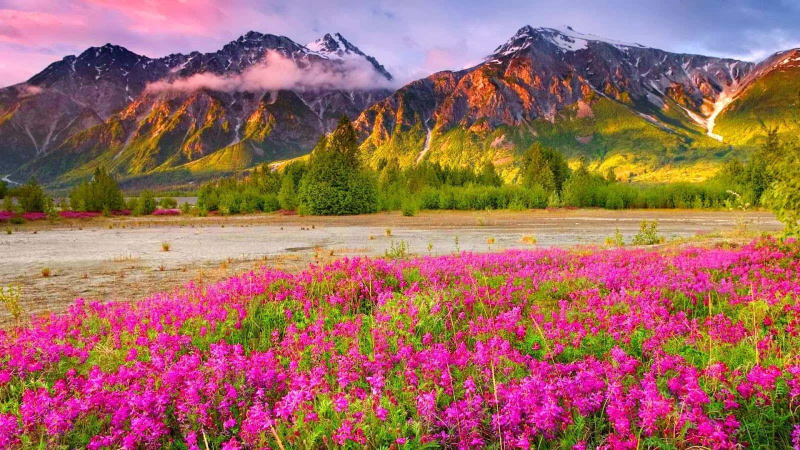
#> input picture Algorithms/10.Dominant_Color_Extraction/data/scene.jpeg, 1600 x 900 px (shown at 1/2 size)
$ jupyter execute Image_Segmentation_Using_KMeans.ipynb
#> lines starting #> are read from the running program, lines starting #| are printed output that depends on the picture
[cell 1]
# Basic segmentation based upon similar color regions
# Segmentation partition an image into regions having similar visual appearance corresponding to parts of objects

[cell 2]
import matplotlib.pyplot as plt
import cv2
from sklearn.cluster import KMeans
import numpy as np

[cell 3]
img=cv2.imread('./data/scene.jpeg');
#> img is the input picture: shape (900, 1600, 3); mean B, G, R 96.8, 107, 158.3
img=cv2.cvtColor(img,cv2.COLOR_BGR2RGB)
img=cv2.resize(img,(600,400))
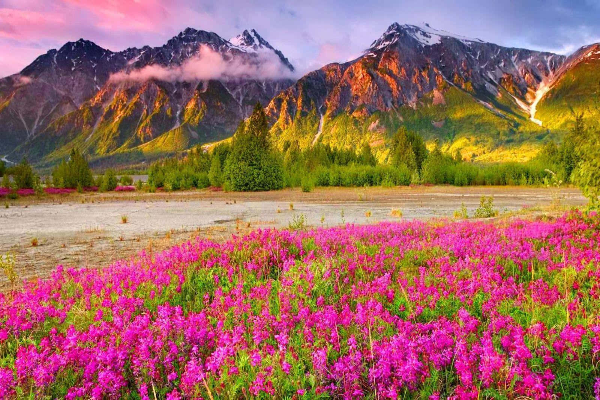
#> img: shape (400, 600, 3); mean R, G, B 158.2, 106.9, 96.7
plt.axis("off")
plt.imshow(img)

[cell 4]
# Each data points is a point in 3D space of RGB
# We will use KMeans to cluster these points
X=img.reshape((-1,3))
print(X.shape)
#| (240000, 3)

[cell 5]
k=5;
model=KMeans(k);
model.fit(X);
centroids=model.cluster_centers_

[cell 6]
print(centroids)
colors=np.array(centroids,dtype='uint8')
# Color Patch (100,100,3) -> 100x100 image with 3 channels

[cell 7]
i=1
for color in colors:
    plt.subplot(1,k,i)
    i+=1
    patch=np.zeros((20,20,3),dtype='uint8')
    patch[:,:,:]=color;
    plt.axis("off")
    plt.imshow(patch)
#> `[cell 7] i=1 for color in colors: plt.subplot(1,k,i) i+=1 patch=np.zer..`:
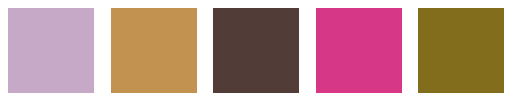
#> figure drawn by matplotlib, 5 panels

plt.axis("off")

# [4 lines of commented-out code are left out]

[cell 8]
np.unique(model.labels_)

[cell 9]
model.labels_.shape

[cell 10]
new_img=np.zeros(X.shape,dtype='uint8')
print(new_img.shape)
#| (240000, 3)

[cell 11]
for i in range(new_img.shape[0]):
    new_img[i]=colors[model.labels_[i]]

[cell 12]
plt.imshow(new_img.reshape(img.shape))
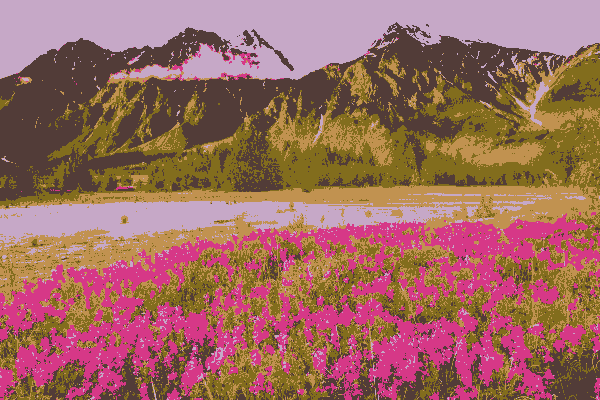
#> shown: shape (400, 600, 3); mean R, G, B 157.5, 106.1, 96
